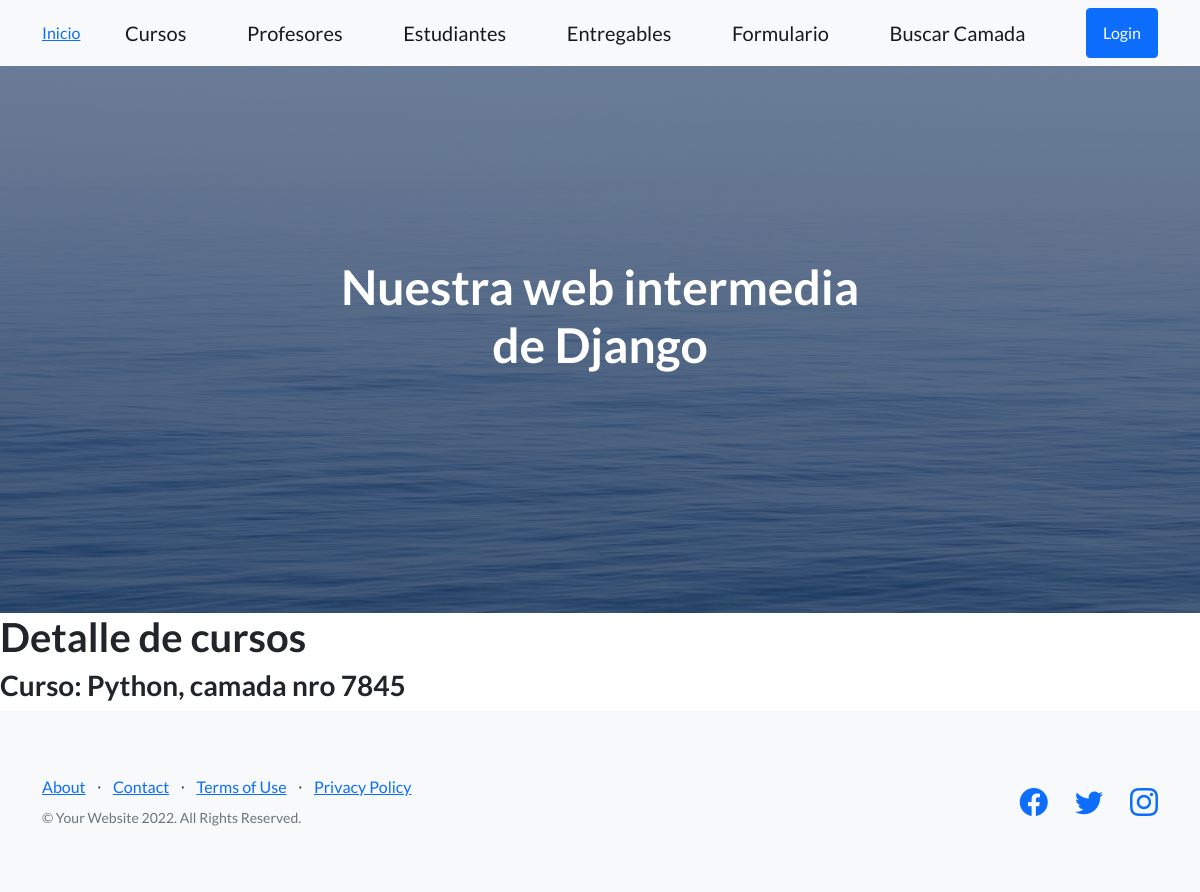
Page /app-coder/detalleCurso/2 on the earlier database version.
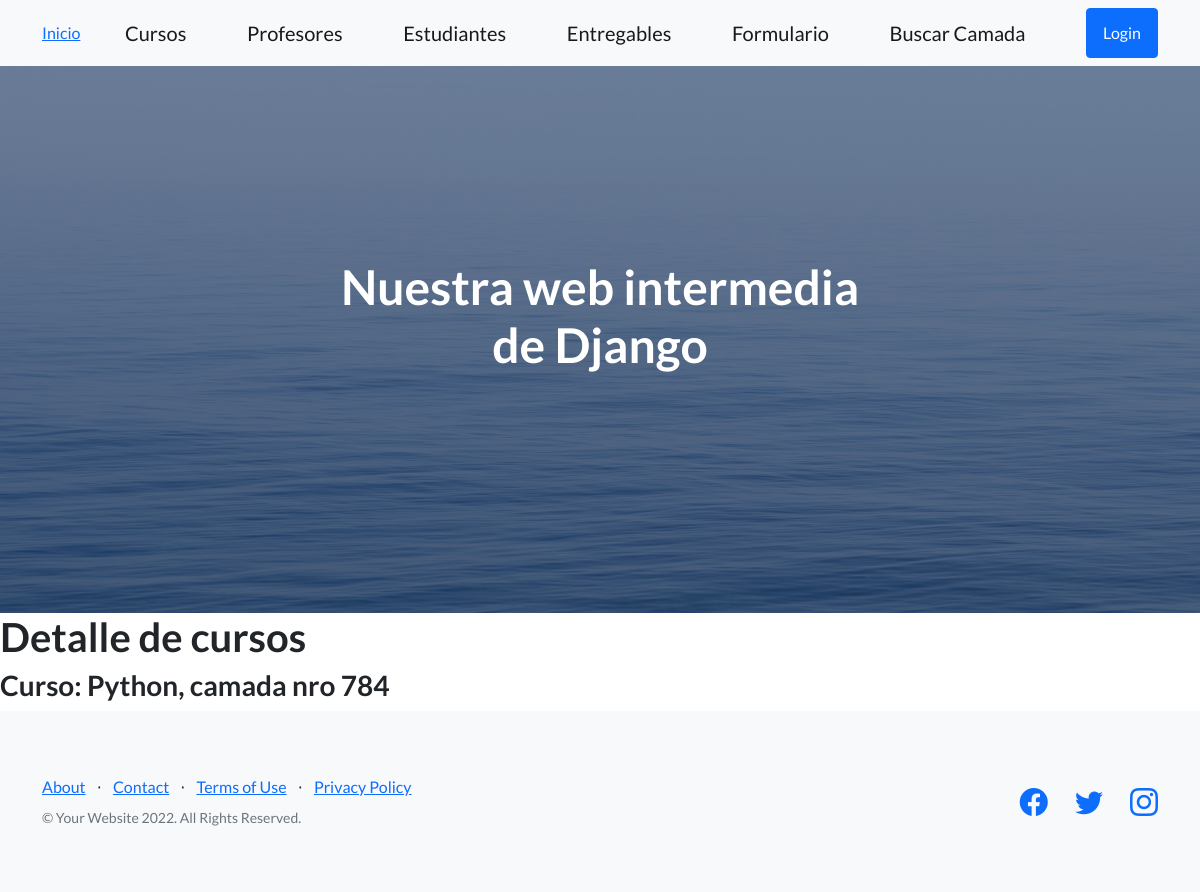
Same page on the later database version.
### AppCoder/models.py (models this page shows, shortened)
class Curso(models.Model): #tenemos que hacer que hereden esta estructura definida como parametro
    nombre = models.CharField(max_length=50) #nombre del curso
    camada = models.IntegerField() #comision del curso
    class Meta: # todos estos cambios se ven reflejados en admin
        verbose_name = 'Course'
        verbose_name_plural = 'My Courses'
        ordering = ['nombre', 'camada']
        unique_together = ['nombre', 'camada']

### AppCoder/views.py (the view)
# urls.py: path('detalleCurso/<pk>', CursoDetail.as_view(), name='DetalleCursos'),
class CursoDetail(DetailView):
    model = Curso
    template_name= 'curso_detail.html'
    context_object_name = 'curso'

### AppCoder/templates/curso_detail.html
{% extends 'padre.html' %}
{% block contenidoQueCambia %}
    <h1>Detalle de cursos</h1>
    <h3>Curso: {{curso.nombre}}, camada nro {{curso.camada}}</h3>
{% endblock contenidoQueCambia %}

Differences in the rows shown:
changed Curso "Python": camada "7845" → "784"
